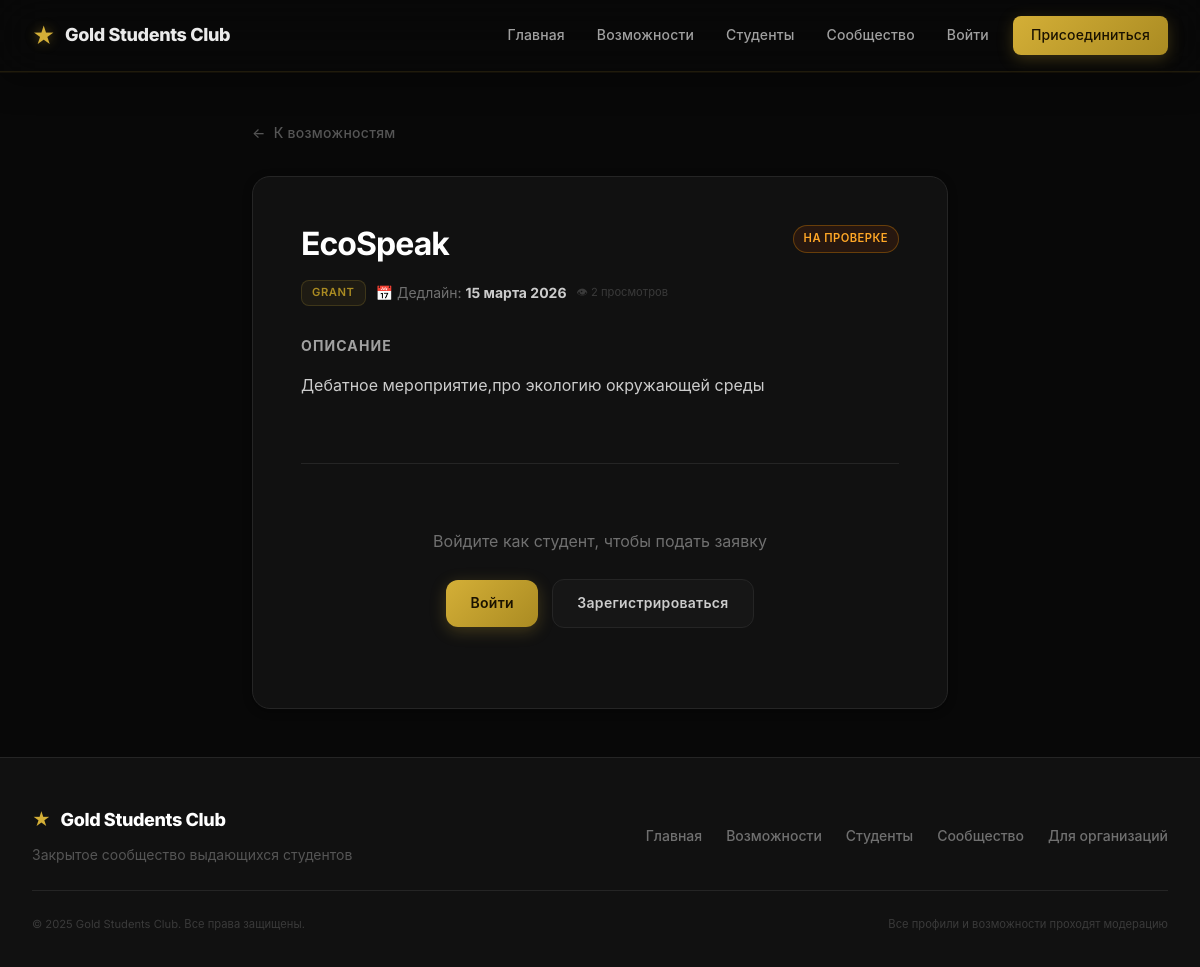
The page /opportunity/3 on the database its author committed.
### app.py (models this page shows, shortened)
class Opportunity(db.Model):
    id = db.Column(db.Integer, primary_key=True)
    title = db.Column(db.String(200), nullable=False, index=True)
    description = db.Column(db.Text)
    requirements = db.Column(db.Text)
    category = db.Column(db.String(50), index=True)
    deadline = db.Column(db.String(50))
    source = db.Column(db.String(200))
    registration_link = db.Column(db.String(500))
    verified = db.Column(db.Boolean, default=False, index=True)
    views_count = db.Column(db.Integer, default=0)
    created_by = db.Column(db.Integer, db.ForeignKey("user.id"), nullable=True)
    creator = db.relationship("User", backref=db.backref("opportunities", lazy="dynamic"))
    created_at = db.Column(db.DateTime, default=datetime.utcnow)
    updated_at = db.Column(db.DateTime, default=datetime.utcnow, onupdate=datetime.utcnow)

### app.py (the view, shortened to what this page needs)
@app.route("/opportunity/<int:op_id>", methods=["GET", "POST"])
def opportunity_page(op_id):
    op = Opportunity.query.get_or_404(op_id)
    already_applied = False
    if current_user.is_authenticated:
        already_applied = Application.query.filter_by(
            user_email=current_user.email, opportunity_id=op.id
        ).first() is not None
    if request.method == "GET":
        op.views_count += 1
        db.session.commit()
    return render_template("opportunity_page.html", op=op, already_applied=already_applied)

### templates/opportunity_page.html (shortened to what this page needs)
{% extends "base.html" %}
{% block content %}
<div style="padding: var(--spacing-xl) var(--spacing-lg); max-width: 760px; margin: 0 auto;">
    <a href="/opportunities" class="back-link" style="margin-top: 0; margin-bottom: var(--spacing-lg); display: inline-flex;">
        К возможностям
    </a>
    <div class="card" style="padding: var(--spacing-xl);">
        <div style="margin-bottom: var(--spacing-lg);">
            <div style="display: flex; align-items: flex-start; justify-content: space-between; gap: var(--spacing-md); flex-wrap: wrap; margin-bottom: var(--spacing-sm);">
                <h1 style="font-size: var(--font-size-3xl); margin: 0;">{{ op.title }}</h1>
                {% if op.verified %}
                    <span class="badge badge-success" style="flex-shrink: 0;">✓ Verified</span>
                {% else %}
                    <span class="badge badge-warning" style="flex-shrink: 0;">На проверке</span>
                {% endif %}
            </div>
            <div style="display: flex; gap: 10px; flex-wrap: wrap; align-items: center;">
                {% if op.category %}
                    <span class="category-tag">{{ op.category }}</span>
                {% endif %}
                {% if op.deadline %}
                    <span style="font-size: var(--font-size-sm); color: var(--gray-400);">
                        📅 Дедлайн: <strong style="color: var(--gray-200);">{{ op.deadline }}</strong>
                    </span>
                {% endif %}
                {% if op.views_count %}
                    <span style="font-size: var(--font-size-xs); color: var(--gray-600);">👁 {{ op.views_count }} просмотров</span>
                {% endif %}
            </div>
        </div>
        {% if op.description %}
        <div style="margin-bottom: var(--spacing-lg);">
            <h4 style="color: var(--gray-300); font-size: var(--font-size-sm); text-transform: uppercase; letter-spacing: 0.08em; margin-bottom: var(--spacing-sm);">Описание</h4>
            <p style="color: var(--gray-200); line-height: 1.8; margin: 0;">{{ op.description }}</p>
        </div>
        {% endif %}
        <hr style="border: none; border-top: 1px solid var(--dark-border); margin: var(--spacing-lg) 0;">
        {% if current_user.is_authenticated and current_user.is_student %}
            {% if already_applied %}
            <div style="text-align: center; padding: var(--spacing-md); background: rgba(102,187,106,0.08); border: 1px solid rgba(102,187,106,0.25); border-radius: var(--radius-md);">
                <div style="font-size: 1.5rem; margin-bottom: 6px;">✓</div>
                <p style="color: #66BB6A; font-weight: 600; margin: 0;">Вы уже подали заявку на эту возможность</p>
            </div>
            {% elif op.registration_link %}
            <div>
                <h4 style="margin-bottom: var(--spacing-md);">Как подать заявку</h4>
                <p style="color: var(--gray-400); font-size: var(--font-size-sm); margin-bottom: var(--spacing-md);">
                    Эта возможность принимает заявки через внешний сайт организатора.
                </p>
                <div style="display: flex; gap: var(--spacing-sm); flex-wrap: wrap;">
                    <a href="{{ op.registration_link }}" target="_blank" rel="noopener noreferrer"
                       class="btn btn-primary btn-lg">
                        Подать заявку →
                    </a>
                    <form method="post" style="display: inline;">
                        <button type="submit" class="btn btn-secondary">Отметить как "Подал заявку"</button>
                    </form>
                </div>
            </div>
            {% else %}
            <div>
                <h4 style="margin-bottom: var(--spacing-md);">Подать заявку</h4>
                <form method="post">
                    <div class="form-group">
                        <label class="form-label">Ваш email</label>
                        <input type="email" name="email" class="form-control"
                               value="{{ current_user.email }}" readonly
                               style="opacity: 0.7;">
                    </div>
                    <button type="submit" class="btn btn-primary btn-lg">Подать заявку</button>
                </form>
            </div>
            {% endif %}
        {% else %}
            <div style="text-align: center; padding: var(--spacing-lg);">
                <p style="color: var(--gray-400); margin-bottom: var(--spacing-md);">Войдите как студент, чтобы подать заявку</p>
                <a href="{{ url_for('login', next=request.path) }}" class="btn btn-primary">Войти</a>
                <a href="{{ url_for('signup') }}" class="btn btn-secondary" style="margin-left: 10px;">Зарегистрироваться</a>
            </div>
        {% endif %}
    </div>
</div>
{% endblock %}

### rows shown on the page
Opportunity: title "EcoSpeak", category "GRANT", deadline "15 марта 2026", views_count "2", description "Дебатное мероприятие,про экологию окружающей среды"
